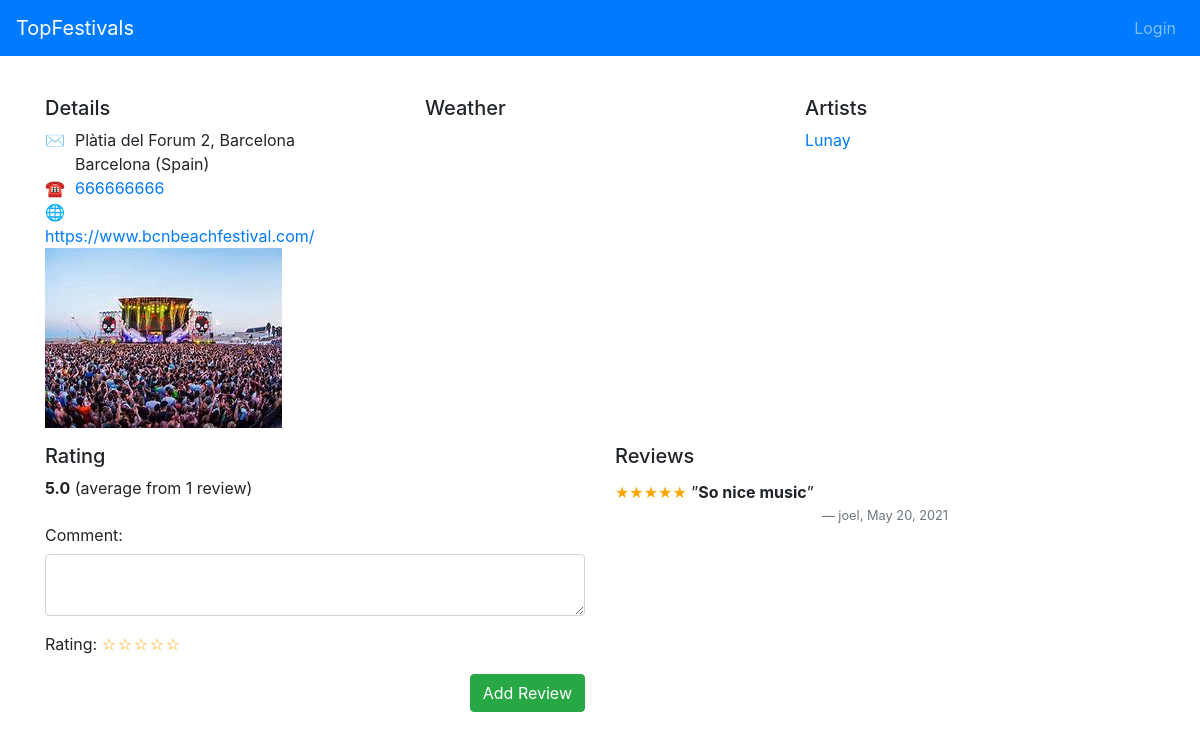
The page /topfestivals/festivals/2 on the database its author committed.
### topfestivals/models.py (models this page shows, shortened)
class Festival(models.Model):
    name = models.CharField(max_length=120)
    street = models.CharField(max_length=120)
    number = models.IntegerField(null=True)
    city = models.CharField(max_length=120, null=True)
    zipCode = models.CharField(max_length=120,  null=True)
    stateOrProvince = models.CharField(max_length=120,  null=True)
    country = models.CharField(max_length=120,  null=True)
    telephone = models.CharField(max_length=120,  null=True)
    url = models.URLField(blank=True, null=True)
    image = models.ImageField(upload_to="topfestivals", null=True)
    user = models.ForeignKey(User, default=1, on_delete=models.CASCADE)
    date = models.DateField(default=date.today)
    def averageRating(self):
        reviewCount = self.festivalreview_set.count()
        if not reviewCount:
            return 0
        else:
            ratingSum = sum([float(review.rating) for review in self.festivalreview_set.all()])
            return ratingSum / reviewCount

class Artist(models.Model):
    name = models.CharField(max_length=120)
    description = models.TextField( null=True)
    age = models.CharField(max_length=120,  null=True)
    time = models.CharField(max_length=120,  null=True)
    user = models.ForeignKey(User, default=1, on_delete=models.CASCADE)
    date = models.DateField(default=date.today)
    image = models.ImageField(upload_to="topfestivals",  null=True)
    festival = models.ForeignKey(Festival, null=True, related_name='artists', on_delete=models.CASCADE)

class Review(models.Model):
    RATING_CHOICES = ((1, 'one'), (2, 'two'), (3, 'three'), (4, 'four'), (5, 'five'))
    rating = models.PositiveSmallIntegerField('Rating (stars)', blank=False, default=3, choices=RATING_CHOICES)
    comment = models.TextField(blank=True, null=True)
    user = models.ForeignKey(User, default=1, on_delete=models.CASCADE)
    date = models.DateField(default=date.today)
    class Meta:
        abstract = True

class FestivalReview(Review):
    festival = models.ForeignKey(Festival, on_delete=models.CASCADE)
    class Meta:
        unique_together = ("festival", "user")

### topfestivals/views.py (the view)
class FestivalDetail(DetailView):
    model = Festival
    template_name = 'topfestivals/festival_detail.html'
    def get_context_data(self, **kwargs):
        context = super(FestivalDetail, self).get_context_data(**kwargs)
        context['RATING_CHOICES'] = FestivalReview.RATING_CHOICES
        return context

### topfestivals/templates/topfestivals/festival_detail.html (shortened to what this page needs)
{% extends "topfestivals/base.html" %}
{% block content %}
<div class="row">
    </div>
    <div class="row mt-3">
        <div class="col-sm">
            <h5>Details</h5>
            <div class="row">
                <div class="col-sm-9">
                    {% if festival.street %}
                    <div class="row">
                        <div class="col-1">&#9993;</div>
                        <div class="col">
                            {{ festival.street }} {{ festival.number }}, {{ festival.zipcode }} {{ festival.city }}
                            <br/>
                            {{ festival.stateOrProvince }} ({{ festival.country }})
                        </div>
                    </div>
                    {% endif %}
                    {% if festival.telephone %}
                    <div class="row">
                        <div class="col-1">&phone;</div>
                        <div class="col"><a href="tel:{{ festival.telephone }}">{{ festival.telephone }}</a></div>
                    </div>
                    {% endif %}
                    {% if festival.url %}
                    <div class="row">
                        <div class="col-1">&#127760;</div>
                        <div class="col"><a href="{{ festival.url }}">{{ festival.url }}</a></div>
                    </div>
                    {% endif %}
                    {% if festival.image %}
                        <div class="row">
                        <div class="col">
                            <img class="img-fluid" alt="Festival Image" src="{{ festival.image.url }}"/>
                        </div>
                      </div>
                    {% endif %}
                </div>
                <div class="col-sm-3 text-right align-bottom">
                </div>
            </div>
        </div>
     <div class="col-sm">
    <h5>Weather</h5>
     </div>
        <div class="col-sm">
            <h5>Artists</h5>
            <div class="row">
                <div class="col-sm-9">
                    {% for artist in festival.artists.all %}
                        <p><a class="artist-link" href="{% url 'topfestivals:artist_detail' festival.id artist.id %}">
                            {{ artist.name }}
                        </a></p>
                    {% empty %}<p>Sorry, no artist for this festival yet</p>
                    {% endfor %}
                </div>
                <div class="col-sm-3 text-right">
                </div>
            </div>
        </div>
    </div>
    <div class="row mt-3">
        <div class="col-md">
            <h5>Rating</h5>
            {% if festival.festivalreview_set.all|length > 0 %}
            <p>
                <strong>{{ festival.averageRating|stringformat:".1f" }}</strong>
                {% with festival.festivalreview_set.all|length as reviewCount %}
                    (average from {{ reviewCount }} review{{ reviewCount|pluralize }})
                {% endwith %}
            </p>
            {% endif %}
            <form action="{% url 'topfestivals:review_create' festival.id %}" method="post">
                <div id="div_id_comment" class="form-group">
                    <label for="id_comment" class="col-form-label ">Comment:</label>
                    <textarea class="form-control" name="comment" id="id_comment" rows="2"></textarea>
                </div>
                <p>Rating:
                    <span class="rating">
                    {% for rate in RATING_CHOICES reversed %}
                        <label for="rating-{{ forloop.revcounter }}" class="rating-star"></label>
                    {% endfor %}
                    </span>
                </p>
                <div class="text-right">
                    <button class="btn btn-success" type="submit">Add Review</button>
                </div>
            </form>
        </div>
        <div class="col-md">
            <h5>Reviews</h5>
            {% for review in festival.festivalreview_set.all %}
                <blockquote class="blockquote review">
                    <small>
                        <span class="rating">
                          {% for star in RATING_CHOICES %}{% if forloop.counter <= review.rating %}&starf;{% else %}&star;{% endif %}{% endfor %}
                        </span>
                        {% if review.comment %}
                            &rdquo;<strong class="mb-0">{{ review.comment }}</strong>&rdquo;{% endif %}
                        <footer class="blockquote-footer text-center">{{ review.user }}, {{ review.date }}</footer>
                    </small>
                </blockquote>
            {% empty %}<p>Sorry, no reviews for this festival yet</p>
            {% endfor %}
        </div>
    </div>
{% endblock %}

### topfestivals/static/style/base.css (style rules this page uses)
html { position: relative; min-height: 100%; }
body { padding-top: 3.5rem; margin-bottom: 60px; }
.rating { overflow: hidden; display: inline-block; vertical-align: text-top; font-family: monospace; color: orange; }
.rating-star { cursor: pointer; position: relative; float: right; display: block; width: 16px; height: 16px; }
.rating-star::after { content: '\2606'; }
.rating-star::after, .rating:hover .rating-star::after { content: '\2606'; }

### rows shown on the page
Festival: street "Plàtia del Forum", number "2", city "Barcelona", stateOrProvince "Barcelona", country "Spain", telephone "666666666", url "https://www.bcnbeachfestival.com/", image (picture), averageRating "5.0"
Artist: name "Lunay"
FestivalReview: comment "So nice music", user "joel", date "May 20, 2021"

### other values the page prints
{{ reviewCount }} "1"
